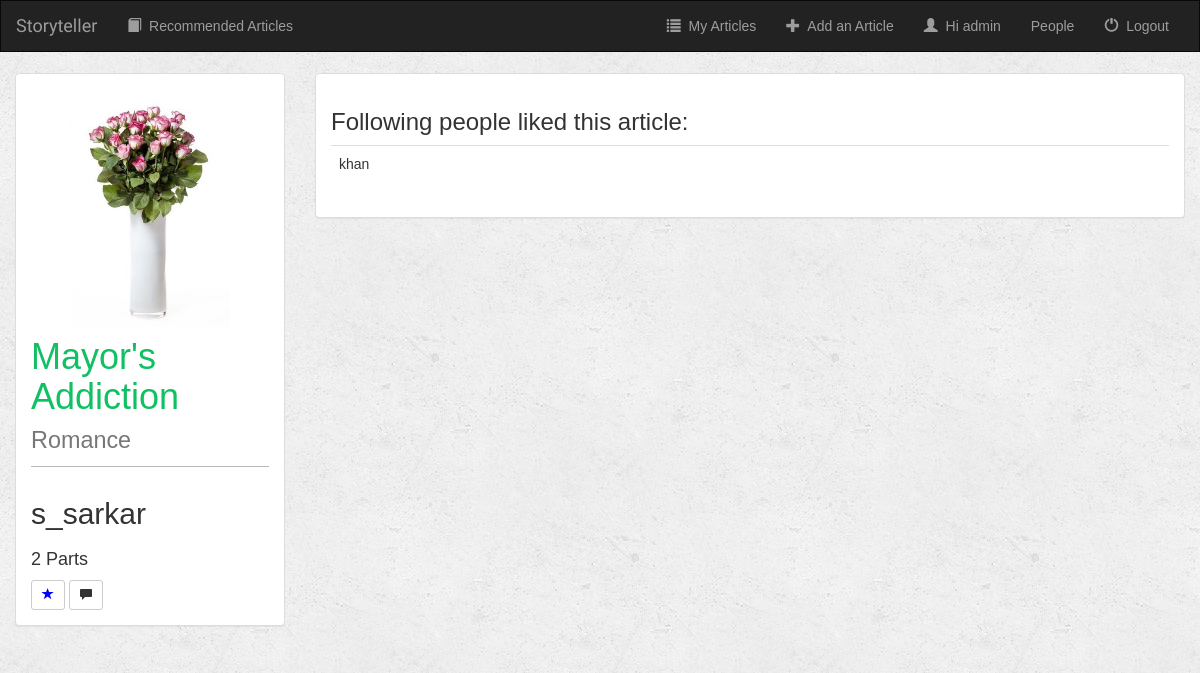
The page /show_like/20/ (signed in) on the database its author committed.
### story/models.py (models this page shows, shortened)
class Article(models.Model):
    user = models.ForeignKey(User, default=1)
    author = models.CharField(max_length=250)
    article_title = models.CharField(max_length=500)
    genre = models.CharField(max_length=100)
    article_pic = models.FileField()
    parts = models.IntegerField(default=0)
    def __str__(self):
        return self.article_title + ' - ' + self.author

class Like(models.Model):
    user = models.ForeignKey(User, default=1)
    article = models.ForeignKey(Article, on_delete=models.CASCADE)

### story/views.py (the view)
# urls.py: url(r'^show_like/(?P<article_id>[0-9]+)/$', views.show_like, name='show_like'),
def show_like(request, article_id):
    if not request.user.is_authenticated():
        return render(request, 'story/login.html')
    else:
        article = get_object_or_404(Article, pk=article_id)
        m = Like.objects.filter(article=article)
        return render(request, 'story/show_like.html', {'article': article, 'm': m})

### story/templates/story/show_like.html (shortened to what this page needs)
{% extends 'story/base.html' %}
{% block body %}
<div class="container-fluid songs-container">
    <div class="row">
        <div class="col-sm-4 col-md-3">
            <div class="panel panel-default">
                <div class="panel-body">
                    {% if article.article_pic %}
                        <img src="{{ article.article_pic.url }}" class="img-responsive">
                    {% else %}
                        <h3>No image to display</h3>
                    {% endif %}
                    <h1><a href="{% url 'read' article.id %}">{{ article.article_title }}</a> <small>{{ article.genre }}</small></h1>
                    <h2>{{ article.author }}</h2>
                    <h4>{{ article.chapter_set.count }} Parts</h4>
                    <form action="{% url 'add_like' article.id %}" method="post" style="display: inline;">
                        <button type="submit" class="btn btn-default btn-sm">
                            {% if m %}
                                <span class="glyphicon glyphicon-star" style="color: blue"></span>
                            {% else %}
                                <span class="glyphicon glyphicon-star-empty" style="color: black"></span>
                            {% endif %}
                        </button>
                    </form>
                    <form action="{% url 'add_comment' article.id %}" method="post" style="display: inline;">
                        <button type="submit" class="btn btn-default btn-sm">
                            <span class="glyphicon glyphicon-comment"></span>
                        </button>
                    </form>
                </div>
            </div>
        </div>
        <div class="col-sm-8 col-md-9">
            <div class="panel panel-default">
                <div class="panel-body">
                    {% if m %}
                        <h3>Following people liked this article:</h3>
                        <table class="table">
                            <tbody>
                            {% for i in m %}
                                <tr>
                                    <td>{{ i.user.username }}</td>
                                </tr>
                            {% endfor %}
                            </tbody>
                        </table>
                    {% else %}
                        <h3>This article has no likes yet.</h3>
                    {% endif %}
                </div>
            </div>
        </div>
    </div>
</div>
{% endblock %}

### story/templates/story/base.html (shortened to what this page needs)
<!DOCTYPE html>
<html lang="en">
<head>
    {% load staticfiles %}
    <link rel="stylesheet" href="https://maxcdn.bootstrapcdn.com/bootstrap/3.3.6/css/bootstrap.min.css">
    <link rel="stylesheet" type="text/css" href="{% static 'story/style.css' %}"/>
</head>
<body>
<nav class="navbar navbar-inverse">
    <div class="container-fluid">
        <div class="navbar-header">
            <a class="navbar-brand" href="{% url 'newsfeed' %}">Storyteller</a>
        </div>
        <div class="collapse navbar-collapse" id="topNavBar">
            <ul class="nav navbar-nav">
                <li class="{% block articles_active %}{% endblock %}"><a href="{% url 'index' %}"><span class="glyphicon glyphicon-book" aria-hidden="true"></span>&nbsp Recommended Articles</a></li>
            </ul>
            <ul class="nav navbar-nav navbar-right">
                <li>
                    <a href="{% url 'my_article' %}">
                        <span class="glyphicon glyphicon-list" aria-hidden="true"></span>&nbsp; My Articles
                    </a>
                </li>
                <li>
                    <a href="{% url 'create_article' %}">
                        <span class="glyphicon glyphicon-plus" aria-hidden="true"></span>&nbsp; Add an Article
                    </a>
                </li>
                <li>
                    <a href="{% url 'my_profile'%}">
                        <span class="glyphicon glyphicon-user" aria-hidden="true"></span>&nbsp; Hi {{ user.username }}
                    </a>
                </li>
                <li>
                    <a href="{% url 'user_list' %}">
                        People
                    </a>
                </li>
                <li>
                    <a href="{% url 'logout_user' %}">
                        <span class="glyphicon glyphicon-off" aria-hidden="true"></span>&nbsp; Logout
                    </a>
                </li>
            </ul>
        </div>
    </div>
</nav>
<div class="row">
    <div class="col-sm-12 col-md-6">
    </div>
</div>
{% block body %}
{% endblock %}
</body>
</html>

### story/static/story/style.css (style rules this page uses)
body { background: white url("images/background.png"); }
.navbar { border-radius: 0; }
.navbar-brand { font-family: 'Satisfy', cursive; }
body { margin:0; padding:0; font-family:helvetica, sans-serif; }
a { color:#12c064; text-decoration:none; }
h1, h2, h3, h4, h5 , h6 { font-family: 'Muli', sans-serif; font-weight:normal; }
h1 { border-bottom:1px solid #bbb; padding:0 0 10px 0; margin:10px 0 20px 0; }
h2 { margin:30px 0 20px; }
form { overflow:auto; }

### rows shown on the page
Article: article_pic (picture), article_title "Mayor's Addiction", genre "Romance", author "s_sarkar", chapter_set.count "2"
Like: user.username "khan"

### other values the page prints
{{ user.username }} "admin"
